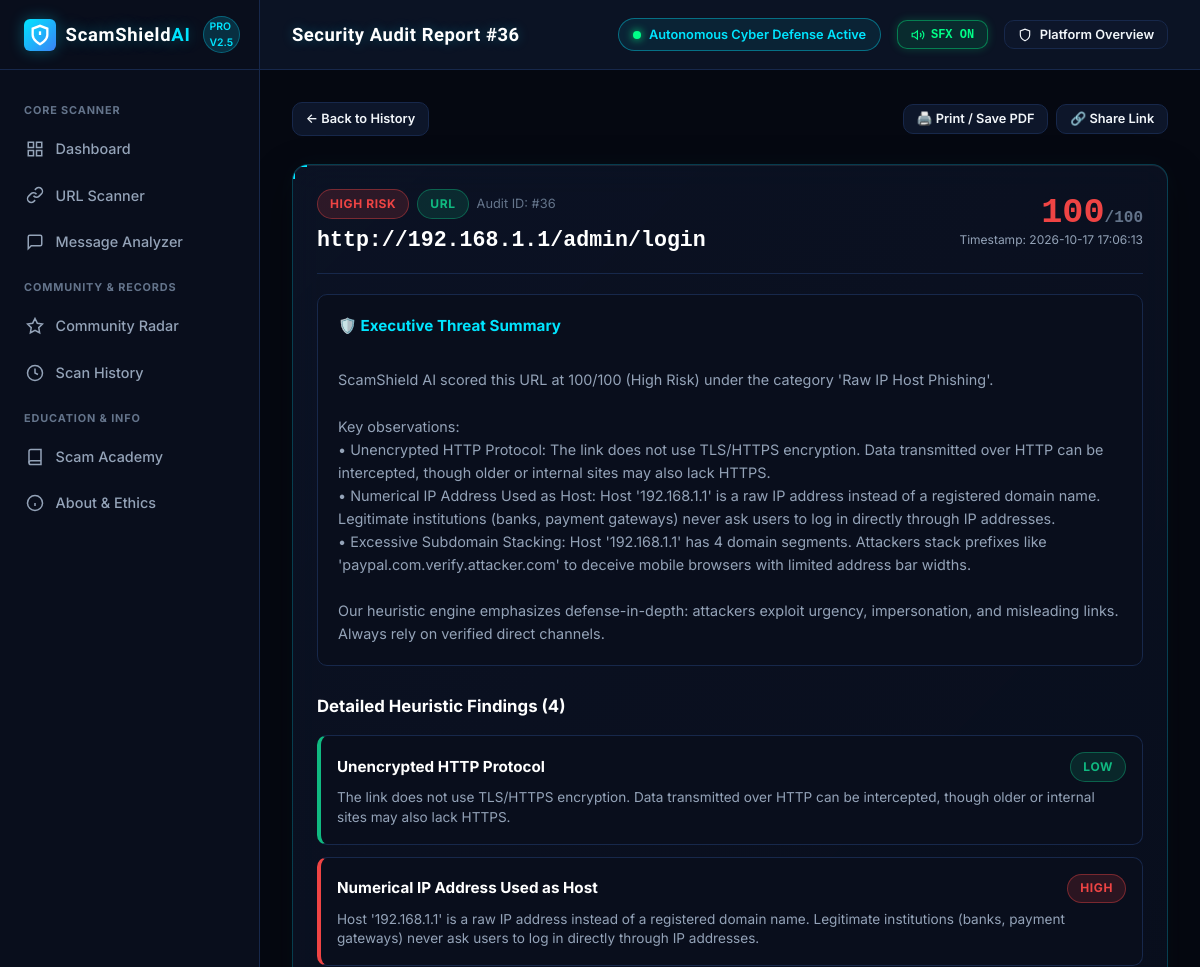
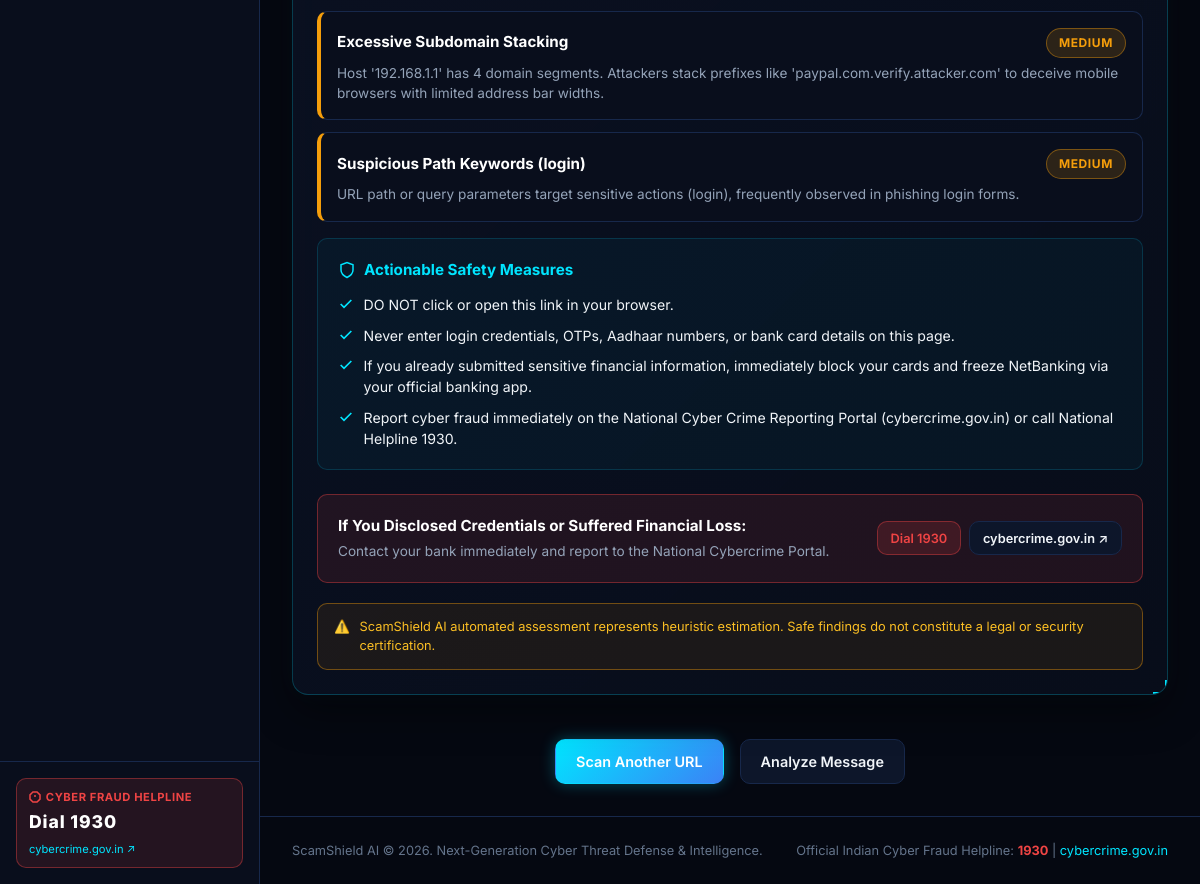
The page /results/36 on the database its author committed (2 pictures, top to bottom).
### tables this page shows
CREATE TABLE scans (
        id INTEGER PRIMARY KEY AUTOINCREMENT,
        scan_type TEXT NOT NULL,
        target_preview TEXT NOT NULL,
        risk_score INTEGER NOT NULL,
        risk_level TEXT NOT NULL,
        primary_category TEXT NOT NULL,
        indicators_json TEXT,
        recommendations_json TEXT,
        full_summary TEXT,
        created_at TIMESTAMP DEFAULT CURRENT_TIMESTAMP
    );

### app.py (the view)
@app.route("/results/<int:scan_id>")
def results(scan_id):
    scan = get_scan_by_id(scan_id)
    if not scan:
        return render_template("404.html", message="Scan report not found."), 404
    return render_template("result.html", scan=scan)

### app.py (called while the page is built)
def is_rate_limited(ip: str) -> bool:
    now = time.time()
    clean_history = [t for t in REQUEST_LOG.get(ip, []) if now - t < 60]
    if len(clean_history) >= RATE_LIMIT_PER_MINUTE:
        return True
    clean_history.append(now)
    REQUEST_LOG[ip] = clean_history
    return False

@app.before_request
def check_rate_limit():
    if request.path.startswith("/static"):
        return None
    client_ip = request.remote_addr or "127.0.0.1"
    if is_rate_limited(client_ip):
        return jsonify({"error": "Rate limit exceeded. Please wait a moment before sending more requests."}), 429

### database/db.py (called while the page is built)
def get_db_connection():
    conn = sqlite3.connect(Config.DATABASE_PATH)
    conn.row_factory = sqlite3.Row
    conn.execute("PRAGMA foreign_keys = ON;")
    return conn

def get_scan_by_id(scan_id: int) -> dict:
    conn = get_db_connection()
    cursor = conn.cursor()
    cursor.execute("SELECT * FROM scans WHERE id = ?", (scan_id,))
    r = cursor.fetchone()
    conn.close()
    if not r:
        return None
    return {
        "id": r["id"],
        "scan_type": r["scan_type"],
        "target_preview": r["target_preview"],
        "risk_score": r["risk_score"],
        "risk_level": r["risk_level"],
        "primary_category": r["primary_category"],
        "indicators": json.loads(r["indicators_json"] or "[]"),
        "recommendations": json.loads(r["recommendations_json"] or "[]"),
        "full_summary": r["full_summary"],
        "created_at": r["created_at"]
    }

### templates/result.html (shortened to what this page needs)
{% extends "base.html" %}
{% block page_title %}Security Audit Report #{{ scan.id }}{% endblock %}
{% block content %}
<div style="display: flex; flex-direction: column; gap: 1.75rem; max-width: 900px; margin: 0 auto;">
  <div style="display: flex; justify-content: space-between; align-items: center; flex-wrap: wrap; gap: 0.75rem;">
    <a href="{{ url_for('history') }}" class="btn btn-secondary btn-sm">
      ← Back to History
    </a>
    <div style="display: flex; gap: 0.5rem;">
      <button class="btn btn-secondary btn-sm" onclick="window.print()">
        🖨️ Print / Save PDF
      </button>
      <button class="btn btn-secondary btn-sm" onclick="copyToClipboard(window.location.href, 'Report link copied!')">
        🔗 Share Link
      </button>
    </div>
  </div>
  <div class="cyber-card">
    <div class="cyber-card-header" style="border-bottom: 1px solid var(--border-color); padding-bottom: 1rem;">
      <div>
        <div style="display: flex; align-items: center; gap: 0.5rem; margin-bottom: 0.35rem;">
          <span class="badge-risk {{ scan.risk_level | lower }}">{{ scan.risk_level }} Risk</span>
          <span class="badge-risk low" style="text-transform: uppercase;">{{ scan.scan_type }}</span>
          <span style="font-size: 0.8rem; color: var(--text-dim);">Audit ID: #{{ scan.id }}</span>
        </div>
        <h2 style="font-size: 1.35rem; color: #fff; font-family: var(--font-mono); word-break: break-all;">
          {{ scan.target_preview }}
        </h2>
      </div>
      <div style="text-align: right;">
        <div style="font-size: 2.2rem; font-weight: 900; font-family: var(--font-mono);" class="risk-score-display {{ scan.risk_level | lower }}">
          {{ scan.risk_score }}<span style="font-size: 1rem; color: var(--text-dim);">/100</span>
        </div>
        <div style="font-size: 0.75rem; color: var(--text-muted);">Timestamp: {{ scan.created_at }}</div>
      </div>
    </div>
    {% if scan.full_summary %}
    <div style="margin-top: 1.25rem; background: var(--bg-secondary); border: 1px solid var(--border-color); border-radius: var(--radius-md); padding: 1.25rem;">
      <h3 style="font-size: 0.95rem; font-weight: 700; color: var(--accent-cyan); margin-bottom: 0.5rem;">
        🛡️ Executive Threat Summary
      </h3>
      <p style="font-size: 0.9rem; color: var(--text-muted); line-height: 1.6; white-space: pre-line;">
        {{ scan.full_summary }}
      </p>
    </div>
    {% endif %}
    <div style="margin-top: 1.75rem;">
      <h3 style="font-size: 1.05rem; font-weight: 700; color: #fff; margin-bottom: 0.75rem;">
        Detailed Heuristic Findings ({{ scan.indicators | length }})
      </h3>
      <div class="indicators-list">
        {% for ind in scan.indicators %}
        <div class="indicator-item {{ ind.severity | lower }}">
          <div class="indicator-item-header">
            <span class="indicator-title">{{ ind.title }}</span>
            <span class="badge-risk {{ ind.severity | lower }}">{{ ind.severity }}</span>
          </div>
          <p class="indicator-desc">{{ ind.desc }}</p>
        </div>
        {% else %}
        <div style="color: var(--text-muted); font-size: 0.9rem;">No high-severity indicators triggered.</div>
        {% endfor %}
      </div>
    </div>
    <div class="recommendations-box">
      <h4 style="font-size: 0.95rem; font-weight: 700; color: var(--accent-cyan); display: flex; align-items: center; gap: 0.5rem;">
        <svg width="18" height="18" viewBox="0 0 24 24" fill="none" stroke="currentColor" stroke-width="2"><path d="M12 22s8-4 8-10V5l-8-3-8 3v7c0 6 8 10 8 10z"></path></svg>
        Actionable Safety Measures
      </h4>
      <ul class="recommendations-list">
        {% for rec in scan.recommendations %}
        <li>
          <svg width="16" height="16" viewBox="0 0 24 24" fill="none" stroke="currentColor" stroke-width="2.5"><polyline points="20 6 9 17 4 12"></polyline></svg>
          <span>{{ rec }}</span>
        </li>
        {% endfor %}
      </ul>
    </div>
    <div style="margin-top: 1.5rem; background: rgba(239, 68, 68, 0.1); border: 1px solid var(--risk-high-border); border-radius: var(--radius-md); padding: 1.25rem; display: flex; align-items: center; justify-content: space-between; flex-wrap: wrap; gap: 1rem;">
      <div>
        <h4 style="color: #fff; font-size: 0.95rem; margin-bottom: 0.2rem;">If You Disclosed Credentials or Suffered Financial Loss:</h4>
        <p style="color: var(--text-muted); font-size: 0.85rem;">Contact your bank immediately and report to the National Cybercrime Portal.</p>
      </div>
      <div style="display: flex; gap: 0.5rem;">
        <a href="tel:1930" class="btn btn-danger btn-sm">Dial 1930</a>
        <a href="https://cybercrime.gov.in" target="_blank" rel="noopener noreferrer" class="btn btn-secondary btn-sm">cybercrime.gov.in ↗</a>
      </div>
    </div>
    <div class="disclaimer-box">
      <span>⚠️</span>
      <span>ScamShield AI automated assessment represents heuristic estimation. Safe findings do not constitute a legal or security certification.</span>
    </div>
  </div>
  <div style="display: flex; justify-content: center; gap: 1rem; margin-top: 1rem;">
    <a href="{{ url_for('scanner') }}" class="btn btn-primary">
      Scan Another URL
    </a>
    <a href="{{ url_for('analyzer') }}" class="btn btn-secondary">
      Analyze Message
    </a>
  </div>
</div>
{% endblock %}

### templates/base.html (shortened to what this page needs)
<!DOCTYPE html>
<html lang="en">
<head>
  <link rel="stylesheet" href="{{ url_for('static', filename='css/style.css') }}">
</head>
<body>
  <div class="app-container">
    <aside class="app-sidebar" id="appSidebar">
      <div class="sidebar-header">
        <a href="/" class="brand-logo">
          <div class="brand-icon">
            <svg width="22" height="22" viewBox="0 0 24 24" fill="none" stroke="currentColor" stroke-width="2.5"><path d="M12 22s8-4 8-10V5l-8-3-8 3v7c0 6 8 10 8 10z"></path><path d="M12 8v4"></path><path d="M12 16h.01"></path></svg>
          </div>
          <span>ScamShield<span style="color: var(--accent-cyan);">AI</span></span>
        </a>
        <span class="brand-badge">PRO v2.5</span>
      </div>
      <nav class="sidebar-nav">
        <div class="nav-section-title">Core Scanner</div>
        <a href="{{ url_for('dashboard') }}" class="nav-item {% if request.path == '/dashboard' %}active{% endif %}">
          <svg viewBox="0 0 24 24" fill="none" stroke="currentColor"><rect x="3" y="3" width="7" height="7"></rect><rect x="14" y="3" width="7" height="7"></rect><rect x="14" y="14" width="7" height="7"></rect><rect x="3" y="14" width="7" height="7"></rect></svg>
          <span>Dashboard</span>
        </a>
        <a href="{{ url_for('scanner') }}" class="nav-item {% if request.path == '/scanner' %}active{% endif %}">
          <svg viewBox="0 0 24 24" fill="none" stroke="currentColor"><path d="M10 13a5 5 0 0 0 7.54.54l3-3a5 5 0 0 0-7.07-7.07l-1.72 1.71"></path><path d="M14 11a5 5 0 0 0-7.54-.54l-3 3a5 5 0 0 0 7.07 7.07l1.71-1.71"></path></svg>
          <span>URL Scanner</span>
        </a>
        <a href="{{ url_for('analyzer') }}" class="nav-item {% if request.path == '/analyzer' %}active{% endif %}">
          <svg viewBox="0 0 24 24" fill="none" stroke="currentColor"><path d="M21 15a2 2 0 0 1-2 2H7l-4 4V5a2 2 0 0 1 2-2h14a2 2 0 0 1 2 2z"></path></svg>
          <span>Message Analyzer</span>
        </a>
        <div class="nav-section-title">Community & Records</div>
        <a href="{{ url_for('reports') }}" class="nav-item {% if request.path == '/reports' %}active{% endif %}">
          <svg viewBox="0 0 24 24" fill="none" stroke="currentColor"><polygon points="12 2 15.09 8.26 22 9.27 17 14.14 18.18 21.02 12 17.77 5.82 21.02 7 14.14 2 9.27 8.91 8.26 12 2"></polygon></svg>
          <span>Community Radar</span>
        </a>
        <a href="{{ url_for('history') }}" class="nav-item {% if request.path == '/history' %}active{% endif %}">
          <svg viewBox="0 0 24 24" fill="none" stroke="currentColor"><circle cx="12" cy="12" r="10"></circle><polyline points="12 6 12 12 16 14"></polyline></svg>
          <span>Scan History</span>
        </a>
        <div class="nav-section-title">Education & Info</div>
        <a href="{{ url_for('learn') }}" class="nav-item {% if request.path == '/learn' %}active{% endif %}">
          <svg viewBox="0 0 24 24" fill="none" stroke="currentColor"><path d="M4 19.5A2.5 2.5 0 0 1 6.5 17H20"></path><path d="M6.5 2H20v20H6.5A2.5 2.5 0 0 1 4 19.5v-15A2.5 2.5 0 0 1 6.5 2z"></path></svg>
          <span>Scam Academy</span>
        </a>
        <a href="{{ url_for('about') }}" class="nav-item {% if request.path == '/about' %}active{% endif %}">
          <svg viewBox="0 0 24 24" fill="none" stroke="currentColor"><circle cx="12" cy="12" r="10"></circle><line x1="12" y1="16" x2="12" y2="12"></line><line x1="12" y1="8" x2="12.01" y2="8"></line></svg>
          <span>About & Ethics</span>
        </a>
      </nav>
      <div class="sidebar-footer">
        <div class="emergency-pill">
          <div class="pill-label">
            <svg width="12" height="12" viewBox="0 0 24 24" fill="none" stroke="currentColor" stroke-width="3"><polygon points="7.86 2 16.14 2 22 7.86 22 16.14 16.14 22 7.86 22 2 16.14 2 7.86 7.86 2"></polygon><line x1="12" y1="8" x2="12" y2="12"></line><line x1="12" y1="16" x2="12.01" y2="16"></line></svg>
            Cyber Fraud Helpline
          </div>
          <div class="pill-number">Dial 1930</div>
          <a href="https://cybercrime.gov.in" target="_blank" rel="noopener noreferrer" style="font-size: 0.7rem; color: var(--accent-cyan); display: flex; align-items: center; gap: 4px; margin-top: 2px;">
            cybercrime.gov.in ↗
          </a>
        </div>
      </div>
    </aside>
    <div class="app-main">
      <header class="app-header">
        <div class="header-left">
          <h1 class="page-title">{% block page_title %}Cyber Threat Protection{% endblock %}</h1>
        </div>
        <div class="header-right">
          <div class="header-badge" style="border-color: rgba(0, 229, 255, 0.4); background: rgba(0, 229, 255, 0.08);">
            <span class="pulse-dot" style="background: var(--accent-green); box-shadow: 0 0 8px var(--accent-green);"></span>
            <span style="color: var(--accent-cyan); font-weight: 600;">Autonomous Cyber Defense Active</span>
          </div>
          <button class="btn btn-secondary btn-sm sfx-pill" id="sfxToggleBtn" onclick="CyberAudio.toggle()" title="Toggle Sci-Fi SFX Audio Feedback">
          </button>
          <button class="btn btn-secondary btn-sm" onclick="openPresentationModal()">
            <svg width="14" height="14" viewBox="0 0 24 24" fill="none" stroke="currentColor" stroke-width="2"><path d="M12 22s8-4 8-10V5l-8-3-8 3v7c0 6 8 10 8 10z"></path></svg>
            Platform Overview
          </button>
        </div>
      </header>
      <main class="page-content">
        {% block content %}{% endblock %}
      </main>
      <footer style="padding: 1.5rem 2rem; border-top: 1px solid var(--border-color); font-size: 0.8rem; color: var(--text-dim); text-align: center; display: flex; justify-content: space-between; align-items: center; flex-wrap: wrap; gap: 1rem;">
        <div>
          ScamShield AI &copy; 2026. Next-Generation Cyber Threat Defense & Intelligence.
        </div>
        <div>
          Official Indian Cyber Fraud Helpline: <strong style="color: var(--risk-high);">1930</strong> | <a href="https://cybercrime.gov.in" target="_blank" rel="noopener noreferrer">cybercrime.gov.in</a>
        </div>
      </footer>
    </div>
  </div>
</body>
</html>

### rows shown on the page
scans: id "36", risk_level "HIGH", scan_type "URL", target_preview "http://192.168.1.1/admin/login", risk_score "100", created_at "2026-10-17 17:06:13", full_summary "ScamShield AI scored this URL at 100/100 (High Risk) under the category 'Raw IP Host Phishing'. Key observations: • Unencrypted HTTP Protocol: The link does not use TLS/HTTPS encryption. Data transmitted over HTTP can be intercepted, though older or internal sites may also lack HTTPS. • Numerical IP Address Used as Host: Host '192.168.1.1' is a raw IP address instead of a registered domain name. Legitimate institutions (banks, payment gateways) never ask users to log in directly through IP addresses. • Excessive Subdomain Stacking: Host '192.168.1.1' has 4 domain segments. Attackers stack prefixes like 'paypal.com.verify.attacker.com' to deceive mobile browsers with limited address bar…"

### other values the page prints
{{ scan.indicators | length }} "4"
{{ ind.title }} "Unencrypted HTTP Protocol" "Numerical IP Address Used as Host" "Excessive Subdomain Stacking" "Suspicious Path Keywords (login)"
{{ ind.severity }} "LOW" "HIGH" "MEDIUM" "MEDIUM"
{{ ind.desc }} "The link does not use TLS/HTTPS encryption. Data transmitted over HTTP can be intercepted, though older or internal sites may also lack HTTPS." "Host '192.168.1.1' is a raw IP address instead of a registered domain name. Legitimate institutions (banks, payment gateways) never ask users to log in directly through IP addresses." "Host '192.168.1.1' has 4 domain segments. Attackers stack prefixes like 'paypal.com.verify.attacker.com' to deceive mobile browsers with limited address bar widths." "URL path or query parameters target sensitive actions (login), frequently observed in phishing login forms."
{{ rec }} "DO NOT click or open this link in your browser." "Never enter login credentials, OTPs, Aadhaar numbers, or bank card details on this page." "If you already submitted sensitive financial information, immediately block your cards and freeze NetBanking via your official banking app." "Report cyber fraud immediately on the National Cyber Crime Reporting Portal (cybercrime.gov.in) or call National Helpline 1930."
